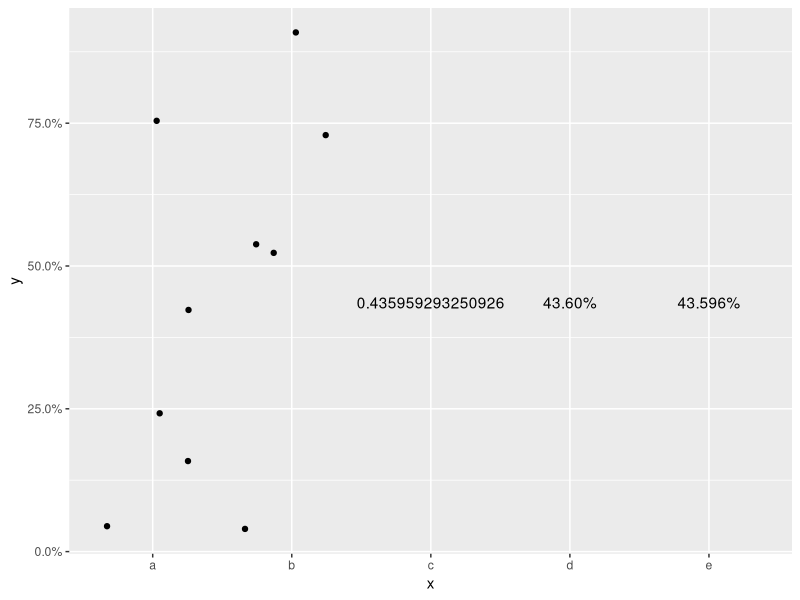

The R script that drew this image: (Note: this script raises an error after producing the figure.)
## ---- chunk 1
suppressPackageStartupMessages(library(tidyverse))

formatP <- function(x, d=1){
  sprintf(glue::glue("%0.{d}f%%"),x*100)
}

data.frame(y=runif(10), x = rep(c("a","b"))) %>% 
     ggplot(aes(x=x, y=y)) + 
     geom_jitter() + 
     geom_text(aes(x = "c", y=mean(y), label = mean(y)), check_overlap = TRUE) + 
     geom_text(aes(x = "d", y=mean(y), label = formatP(mean(y), 2)), check_overlap = TRUE) + 
     geom_text(aes(x = "e", y=mean(y), label = formatP(mean(y), 3)), check_overlap = TRUE) + 
     scale_y_continuous(labels = formatP)
## ---- chunk 2
data.frame(y=runif(10), x = rep(c("a","b"))) %>% 
     ggplot(aes(x=x, y=y)) + 
     geom_jitter() + 
     geom_text(aes(x = "c", y=mean(y), label = mean(y)), check_overlap = TRUE) + 
     geom_text(aes(x = "d", y=mean(y), label = formatP(mean(y), 2)), check_overlap = TRUE) + 
     geom_text(aes(x = "e", y=mean(y), label = formatP(mean(y), 3)), check_overlap = TRUE) + 
     scale_y_continuous(labels = formatP(3))
